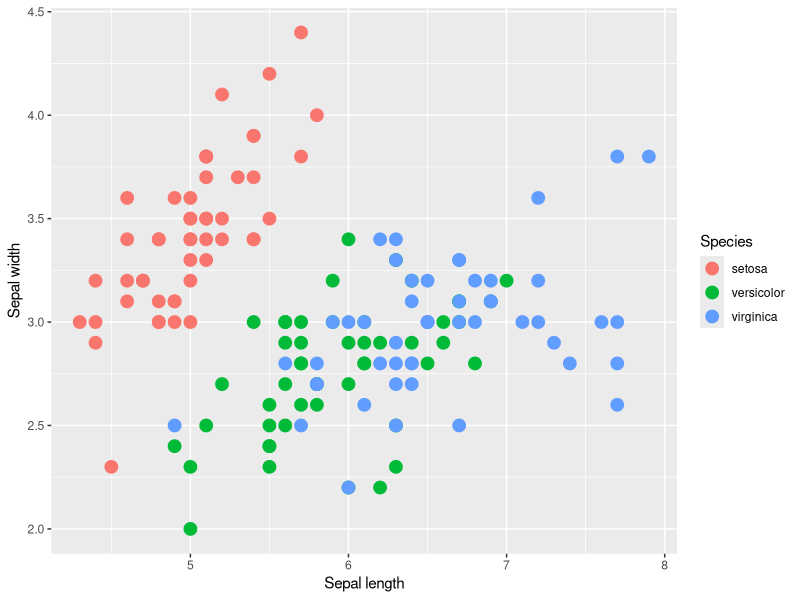
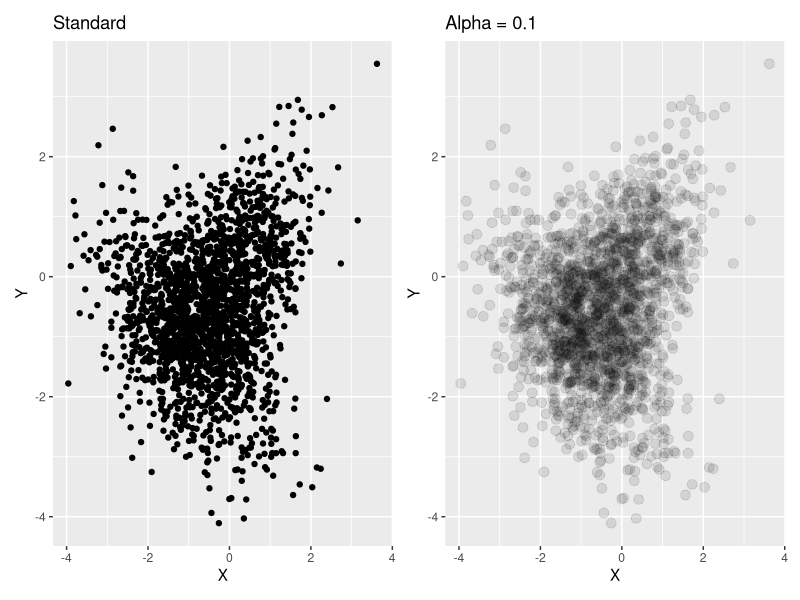
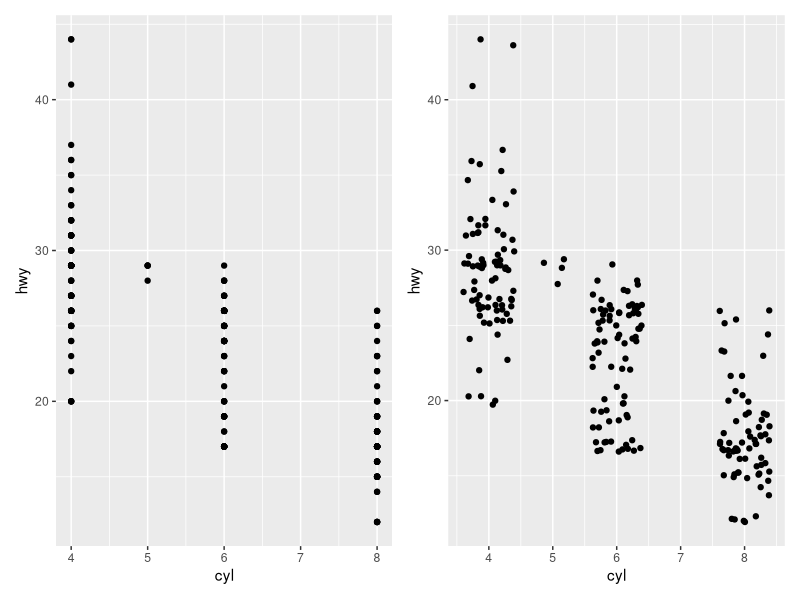
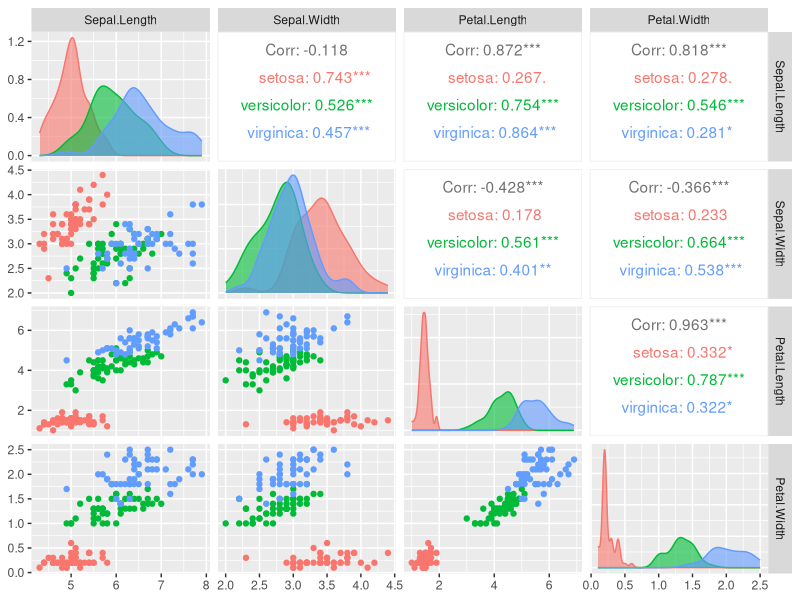
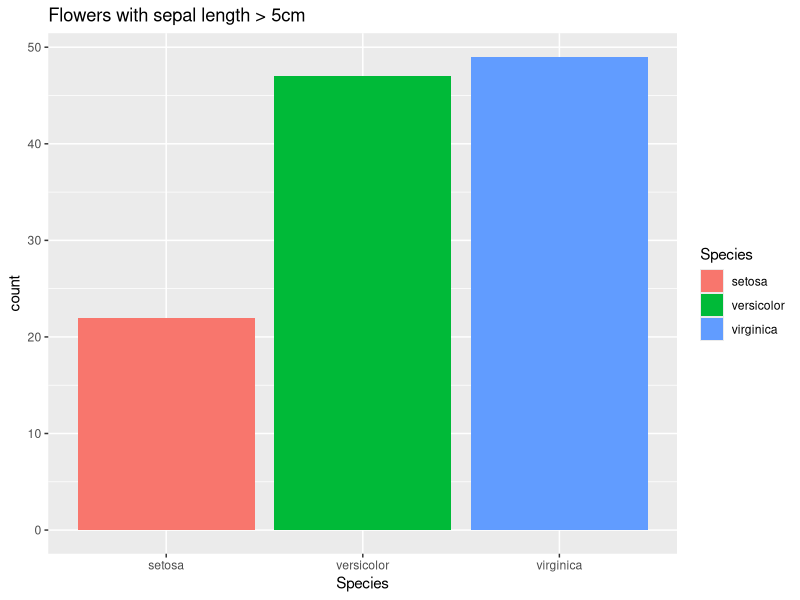
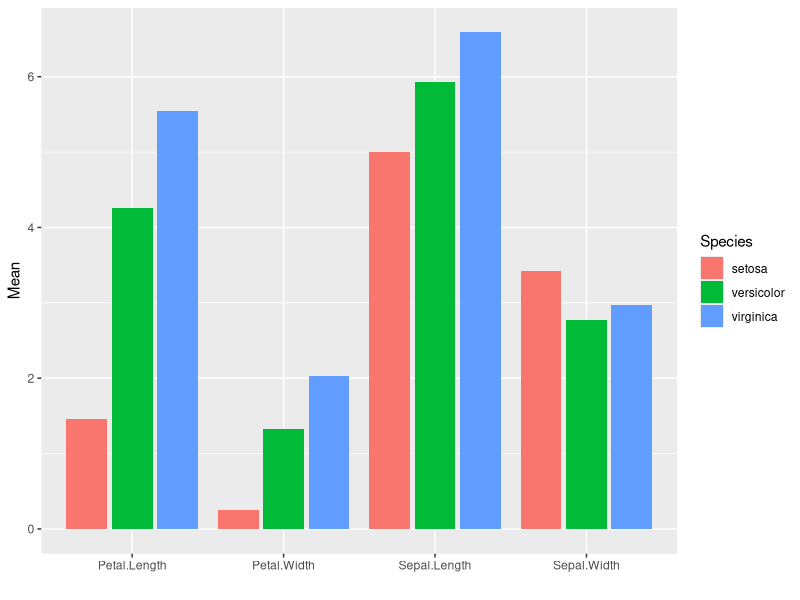
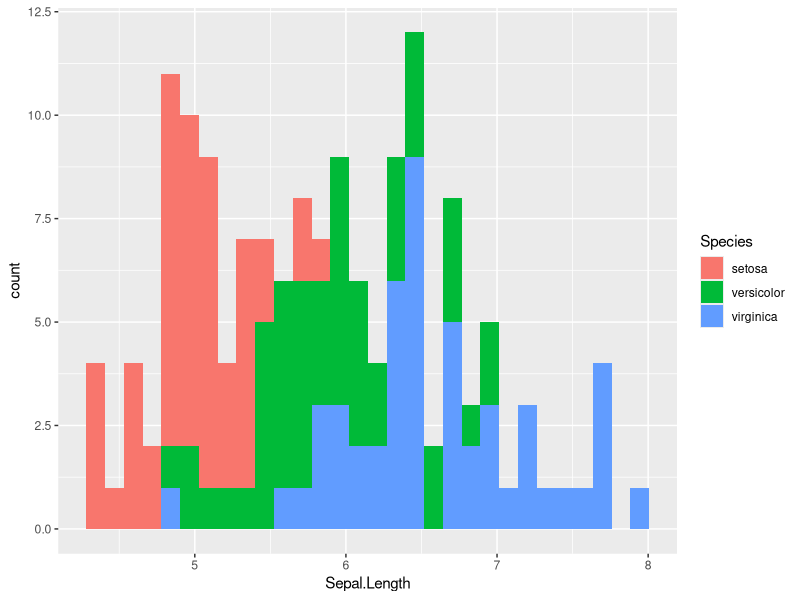
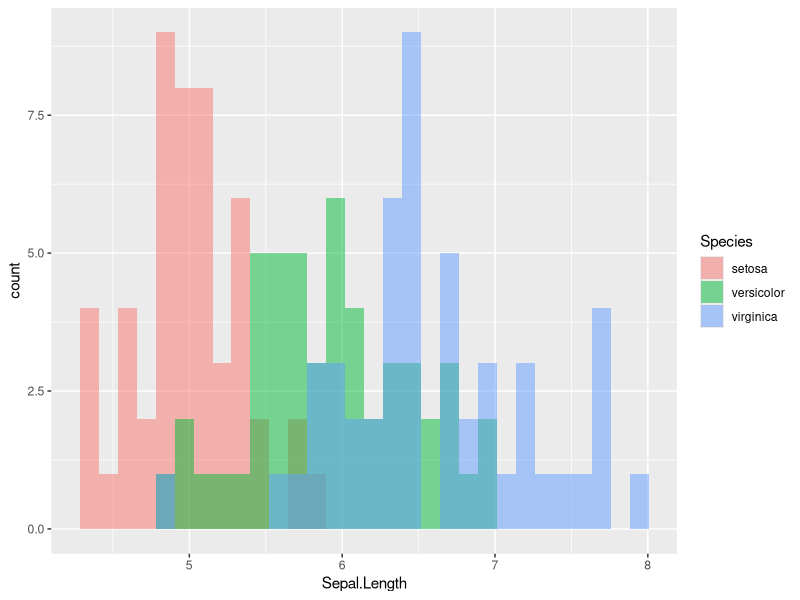

These charts were generated, in order, by the following R code:
## ---- chunk 1
library(ggplot2)

# Data structure and manipulation libraries
library(dplyr)
library(tidyr)

# Library for combining ggplots 
library(patchwork)

## ---- chunk 2
#| label: scatter-standard
ggplot(iris, aes(x=Sepal.Length, y=Sepal.Width, color=Species)) + 
  geom_point(size = 4) +
  xlab("Sepal length") +
  ylab("Sepal width")
## ---- chunk 3
#| label: scatter-alpha
n <- 1000
R <- matrix(c(1, .5, 0, 0,
              .5, 1, 0, 0,
              0, 0, 1, -.5,
              0, 0, -.5, 1), 
            nrow = 4, ncol = 4, byrow = TRUE)

mu = c(X1=0, Y1=0, X2=-1, Y2=-1)
data = mvtnorm::rmvnorm(n, mean=mu, sigma=R )

df <- as_tibble(data) |> 
        pivot_longer(everything(),
                     names_to = c(".value", "distr"),
                     names_pattern = "(.)(.)")

p1 <- ggplot(df, aes(X, Y)) +
  geom_point() +
  ggtitle("Standard")

p2 <- ggplot(df, aes(X, Y)) +
  geom_point(alpha=0.1, size=3) +
  ggtitle("Alpha = 0.1")

p1 + p2
## ---- chunk 4
#| label: scatter-jitter
p1 <- ggplot(mpg, aes(cyl, hwy)) + 
  geom_point()

p2 <- ggplot(mpg, aes(cyl, hwy)) + 
  geom_point(position = "jitter")

 p1 + p2
## ---- chunk 5
#| label: scatter-pair
library(GGally)
ggpairs(iris, columns = 1:4, aes(color=Species, fill=Species),
        diag = list(continuous = wrap("densityDiag", alpha=0.6)))
## ---- chunk 6
#| label: bar1
iris |> 
  filter(Sepal.Length > 5) |> 
  
  ggplot(aes(x=Species, fill=Species)) +
  geom_bar() +
  ggtitle("Flowers with sepal length > 5cm")
## ---- chunk 7
#| label: bar2
iris |> 
  group_by(Species) |> 
  summarise_all(mean) |> 
  pivot_longer(-Species, values_to = "Mean") |>
  
  ggplot(aes(x=name, y=Mean, fill=Species)) +
  geom_col(position = "dodge2") +
  xlab("")
## ---- chunk 8
#| label: hist-stack
ggplot(iris, aes(x=Sepal.Length, fill=Species)) +
  geom_histogram()

## ---- chunk 9
#| label: hist-overlap
ggplot(iris, aes(x=Sepal.Length, fill=Species)) +
  geom_histogram(position="identity", alpha=0.5)

## ---- chunk 10
#| label: box-standard
ggplot(iris, aes(x=Sepal.Length, y=Species, fill=Species)) +
  geom_boxplot()
## ---- chunk 11
#| label: box-grouped
iris |>
  pivot_longer(cols = -Species) |>
  ggplot(aes(y=value, x=name, fill=Species)) +
  geom_boxplot() + 
  labs(y = "cm", x="")
## ---- chunk 12
#| label: kde-standard
ggplot(iris, aes(x=Sepal.Length, color=Species, fill = Species)) +
  geom_density(alpha=0.6) +
  xlim(bounds=c(4, 8.5))
## ---- chunk 13
#| label: kde-stacked
ggplot(iris, aes(x=Sepal.Length, color=Species, fill = Species)) +
  geom_density(position="stack", alpha=0.8) +
  xlim(bounds=c(4, 8.5))
## ---- chunk 14
#| label: kde-faceted
ggplot(iris, aes(x=Sepal.Length, fill=Species, color=Species)) +
  geom_density(show.legend = F, alpha=0.8) + 
  facet_grid(Species ~ .) +
  xlim(c(4,8.5))
## ---- chunk 15
#| label: kde-ridge
library(ggridges)

ggplot(lincoln_weather, aes(x = `Mean Temperature [F]`, y = Month, fill = stat(x))) +
  geom_density_ridges_gradient(scale = 0.95, rel_min_height = 0.01) +
  scale_fill_viridis_c(name = "Temp. [F]", option = "C") +
  coord_flip()
## ---- chunk 16
#| label: theme-defaults
p1 <- ggplot(iris, aes(x=Sepal.Length, y=Sepal.Width, color=Species)) + 
  geom_point(show.legend = F) +
  xlab("Sepal length") +
  ylab("Sepal width")

(p1 + theme_gray() + ggtitle("Gray")) +
(p1 + theme_minimal()+ ggtitle("Minimal")) +
(p1 + theme_bw()+ ggtitle("Black and white")) +
(p1 + theme_classic()+ ggtitle("Classic")) +
(p1 + theme_dark()+ ggtitle("Dark")) +
(p1 + theme_light()+ ggtitle("Light"))

